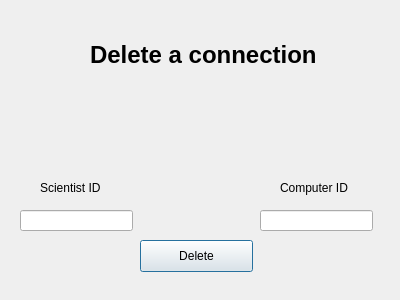
<?xml version="1.0" encoding="UTF-8"?>
<ui version="4.0">
 <class>DeleteConnection</class>
 <widget class="QDialog" name="DeleteConnection">
  <property name="geometry">
   <rect>
    <x>0</x>
    <y>0</y>
    <width>400</width>
    <height>300</height>
   </rect>
  </property>
  <property name="windowTitle">
   <string>Delete connection</string>
  </property>
  <property name="windowIcon">
   <iconset resource="aukaefni.qrc">
    <normaloff>:/images/pictures/linking.png</normaloff>:/images/pictures/linking.png</iconset>
  </property>
  <widget class="QLabel" name="label">
   <property name="geometry">
    <rect>
     <x>90</x>
     <y>30</y>
     <width>251</width>
     <height>51</height>
    </rect>
   </property>
   <property name="font">
    <font>
     <pointsize>16</pointsize>
    </font>
   </property>
   <property name="text">
    <string>&lt;html&gt;&lt;head/&gt;&lt;body&gt;&lt;p&gt;&lt;span style=&quot; font-size:18pt; font-weight:600;&quot;&gt;Delete a connection&lt;/span&gt;&lt;/p&gt;&lt;/body&gt;&lt;/html&gt;</string>
   </property>
  </widget>
  <widget class="QLabel" name="sciID">
   <property name="geometry">
    <rect>
     <x>40</x>
     <y>180</y>
     <width>91</width>
     <height>16</height>
    </rect>
   </property>
   <property name="text">
    <string>Scientist ID</string>
   </property>
  </widget>
  <widget class="QLabel" name="compID">
   <property name="geometry">
    <rect>
     <x>280</x>
     <y>180</y>
     <width>91</width>
     <height>16</height>
    </rect>
   </property>
   <property name="text">
    <string>Computer ID</string>
   </property>
  </widget>
  <widget class="QPushButton" name="deleteButton">
   <property name="geometry">
    <rect>
     <x>140</x>
     <y>240</y>
     <width>113</width>
     <height>32</height>
    </rect>
   </property>
   <property name="text">
    <string>Delete</string>
   </property>
  </widget>
  <widget class="QLineEdit" name="insertSciID">
   <property name="geometry">
    <rect>
     <x>20</x>
     <y>210</y>
     <width>113</width>
     <height>21</height>
    </rect>
   </property>
  </widget>
  <widget class="QLineEdit" name="insertCompID">
   <property name="geometry">
    <rect>
     <x>260</x>
     <y>210</y>
     <width>113</width>
     <height>21</height>
    </rect>
   </property>
  </widget>
  <widget class="QLabel" name="errorCheck">
   <property name="geometry">
    <rect>
     <x>140</x>
     <y>270</y>
     <width>151</width>
     <height>16</height>
    </rect>
   </property>
   <property name="text">
    <string/>
   </property>
  </widget>
  <widget class="QLabel" name="deletePic">
   <property name="geometry">
    <rect>
     <x>30</x>
     <y>70</y>
     <width>341</width>
     <height>101</height>
    </rect>
   </property>
   <property name="text">
    <string/>
   </property>
  </widget>
 </widget>
 <resources>
  <include location="aukaefni.qrc"/>
 </resources>
 <connections/>
</ui>
